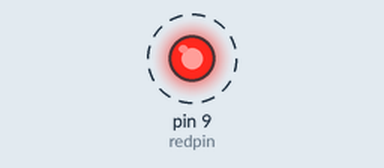
Simulated run of this sketch. Board: Arduino Uno, built with avr-gcc and run on an emulated ATmega328P. Shown: output pins drawn as LEDs (lit = HIGH). Dashed ring = blinking.

Above: at 0.12 s.
Timing chart, 0 to 3.0 s (numbered marks = the images above):
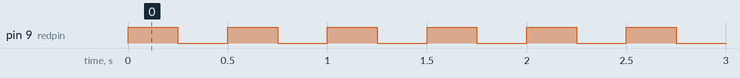

Measured:
- by itself, pin 9 (redpin): alternates HIGH for 0.25 s and LOW for 0.25 s

The sketch:

sketch_jul24f.ino
```cpp
int redpin=9;
void setup() {
 pinMode (redpin, OUTPUT);
 // put your setup code here, to run once:

}

void loop() {
digitalWrite (redpin, HIGH);// put your main code here, to run repeatedly:
delay (250);
digitalWrite (redpin,LOW);
delay (250);
}
```
